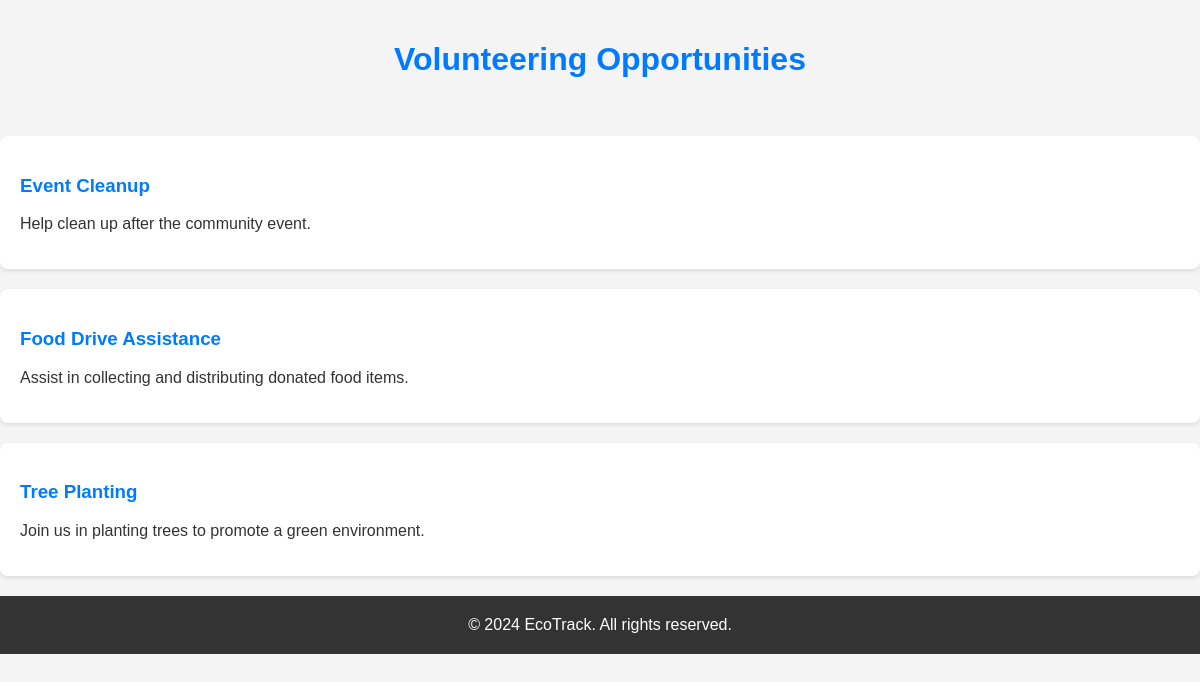
Screenshot of /volunteering_opportunities (signed in) with the database file from the repository.
### app.py (models this page shows)
class VolunteeringOpportunity(db.Model):
    id = db.Column(db.Integer, primary_key=True)
    title = db.Column(db.String(100), nullable=False)
    description = db.Column(db.Text, nullable=False)

### app.py (the view)
@app.route('/volunteering_opportunities')
@login_required
def volunteering_opportunities():
    opportunities = VolunteeringOpportunity.query.all()
    return render_template('volunteering_opportunities.html', opportunities=opportunities)

### app.py (called while the page is built)
@login_manager.user_loader
def load_user(user_id):
    return User.query.get(int(user_id))

### templates/volunteering_opportunities.html (shortened to what this page needs)
<!DOCTYPE html>
<html lang="en">
<head>
</head>
<body>
    <div style="text-align: center; padding: 20px;">
        <h1>Volunteering Opportunities</h1>
    </div>
    <div class="container">
        {% if opportunities %}
            <ul>
                {% for opportunity in opportunities %}
                    <li>
                        <h3>{{ opportunity.title }}</h3>
                        <p>{{ opportunity.description }}</p>
                    </li>
                {% endfor %}
            </ul>
        {% else %}
            <p>No volunteering opportunities available at the moment.</p>
        {% endif %}
    </div>
    <footer class="footer mt-auto py-3">
        <div class="container">
            &copy; 2024 EcoTrack. All rights reserved.
        </div>
    </footer>
</body>
</html>

### templates/volunteering_opportunities.html (style rules this page uses)
body { font-family: 'Poppins', sans-serif; margin: 0; padding: 0; background-color: #f4f4f4; color: #333; }
h1, h3 { color: #007BFF; }
ul { list-style-type: none; padding: 0; }
li { background-color: #fff; padding: 20px; margin-bottom: 20px; border-radius: 8px; box-shadow: 0 2px 4px rgba(0,0,0,.1); }
footer { background-color: #333; color: #fff; padding: 20px; text-align: center; }

### rows the page displays
VolunteeringOpportunity: title "Event Cleanup", description "Help clean up after the community event."
VolunteeringOpportunity: title "Food Drive Assistance", description "Assist in collecting and distributing donated food items."
VolunteeringOpportunity: title "Tree Planting", description "Join us in planting trees to promote a green environment."
